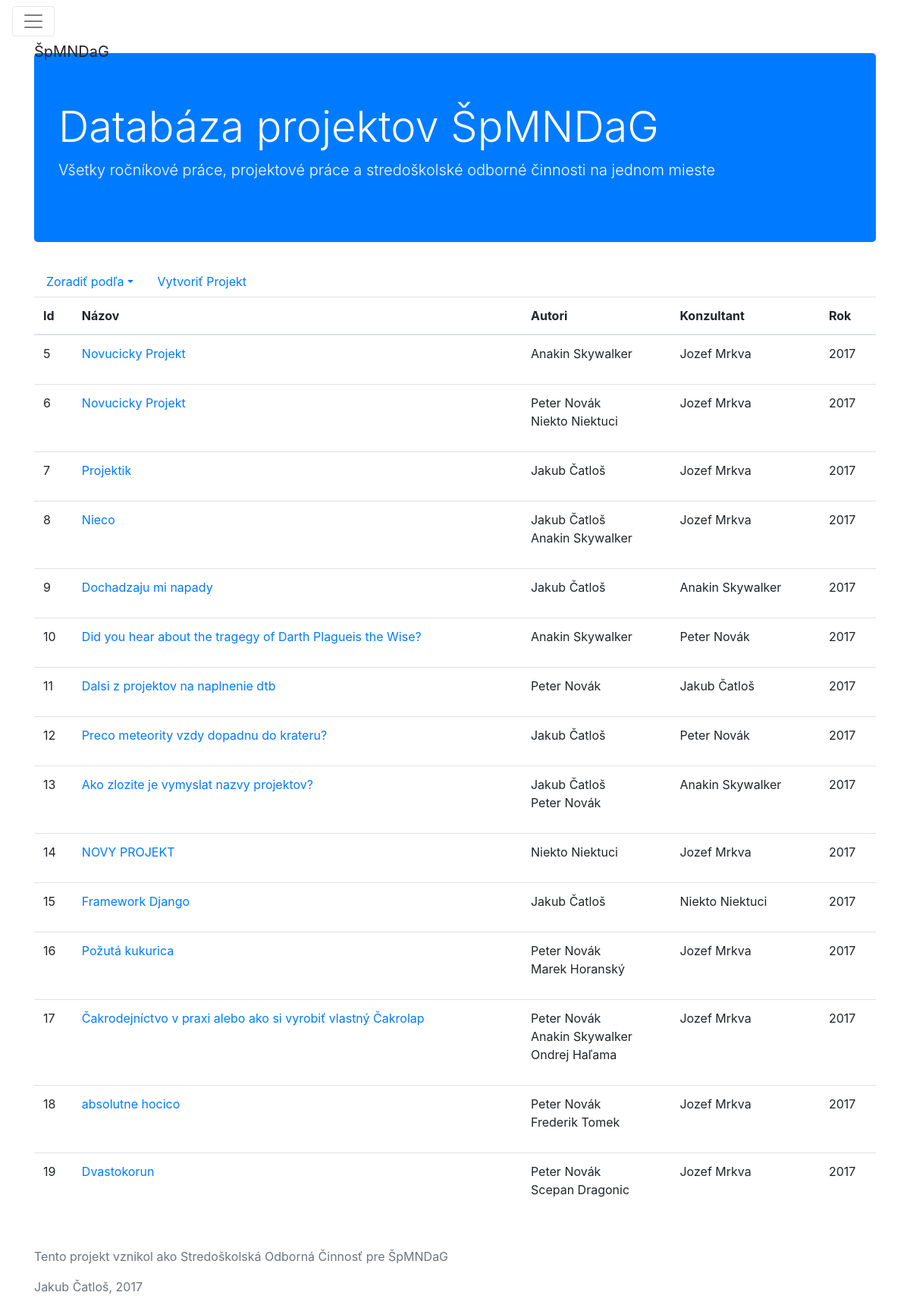
The app's page /database/ (signed in) with its own data.
### database/models.py (models this page shows, shortened)
class Project(models.Model):
  title = models.CharField(max_length=100, default='Nepomenovaný projekt')
  description = models.CharField(max_length=1000, blank=True, null=True)
  document = models.OneToOneField(Document, related_name = "document", null=True, blank=True)
  consultant = models.ForeignKey(User, related_name = "consultant", blank=True, null=True)
  authors = models.ManyToManyField(User, related_name = "projects")
  oponent = models.ForeignKey(User, related_name = "oponent", null=True)
  registration_date = models.DateField(default=timezone.now)

### database/views.py (the view)
# urls.py: url(r'^database/$', database),
@login_required(login_url='login')
def database(request):
	projects = Project.objects.all()
	return render(request, 'database/dtb.html', {'database': projects})

### templates/database/dtb.html (shortened to what this page needs)
{% extends "base.html" %}
{% block content %}
    <ul class="nav">
      <li class="nav-item dropdown">
        <a class="nav-link dropdown-toggle" data-toggle="dropdown" href="#" role="button" aria-haspopup="true" aria-expanded="false">Zoradiť podľa</a>
      </li>
      <a class="nav-link" href="/database/novy">Vytvoriť Projekt</a>
    </ul>
    {% if database == None %}
          <p class="lead">Ľutujeme, ale hľadaný projekt neexistuje</p>
    {% else %}
      <table class="table table-hover">
        <thead>
          <tr>
            <th>Id</th>
            <th>Názov</th>
            <th>Autori</th>
            <th>Konzultant</th>
            <th>Rok</th>
          </tr>
        </thead>
        <tbody>
          {% for records in database %}
            <tr>
            <td>{{ records.id }}</td>
              <td> <a href='/database/projekty/{{ records.id }}'>{{ records.title }}</a></td>
              <td>
                <ul class="list-unstyled">
                  {% for author in records.authors.all %}
                    <li>{{ author.get_full_name }}</li>
                  {% endfor %}
                </ul>
              </td>
              <td>{{ records.consultant.get_full_name }}</td>
              <td>{{ records.registration_date.year }}</td>
            </tr>
          {% endfor %}
        </tbody>
      </table>
    {% endif %}
{% endblock %}

### records on screen
Project: id "5", title "Novucicky Projekt", consultant.get_full_name "Jozef Mrkva", registration_date.year "2017"
Project: id "6", title "Novucicky Projekt", consultant.get_full_name "Jozef Mrkva", registration_date.year "2017"
Project: id "7", title "Projektik", consultant.get_full_name "Jozef Mrkva", registration_date.year "2017"
Project: id "8", title "Nieco", consultant.get_full_name "Jozef Mrkva", registration_date.year "2017"
Project: id "9", title "Dochadzaju mi napady", consultant.get_full_name "Anakin Skywalker", registration_date.year "2017"
Project: id "10", title "Did you hear about the tragegy of Darth Plagueis the Wise?", consultant.get_full_name "Peter Novák", registration_date.year "2017"
Project: id "11", title "Dalsi z projektov na naplnenie dtb", consultant.get_full_name "Jakub Čatloš", registration_date.year "2017"
Project: id "12", title "Preco meteority vzdy dopadnu do krateru?", consultant.get_full_name "Peter Novák", registration_date.year "2017"
Project: id "13", title "Ako zlozite je vymyslat nazvy projektov?", consultant.get_full_name "Anakin Skywalker", registration_date.year "2017"
Project: id "14", title "NOVY PROJEKT", consultant.get_full_name "Jozef Mrkva", registration_date.year "2017"
Project: id "15", title "Framework Django", consultant.get_full_name "Niekto Niektuci", registration_date.year "2017"
Project: id "16", title "Požutá kukurica", consultant.get_full_name "Jozef Mrkva", registration_date.year "2017"
Project: id "17", title "Čakrodejníctvo v praxi alebo ako si vyrobiť vlastný Čakrolap", consultant.get_full_name "Jozef Mrkva", registration_date.year "2017"
Project: id "18", title "absolutne hocico", consultant.get_full_name "Jozef Mrkva", registration_date.year "2017"
Project: id "19", title "Dvastokorun", consultant.get_full_name "Jozef Mrkva", registration_date.year "2017"

### other values on screen
{{ author.get_full_name }} "Anakin Skywalker"
{{ author.get_full_name }} "Peter Novák"
{{ author.get_full_name }} "Niekto Niektuci"
{{ author.get_full_name }} "Jakub Čatloš"
{{ author.get_full_name }} "Marek Horanský"
{{ author.get_full_name }} "Ondrej Haľama"
{{ author.get_full_name }} "Frederik Tomek"
{{ author.get_full_name }} "Scepan Dragonic"
